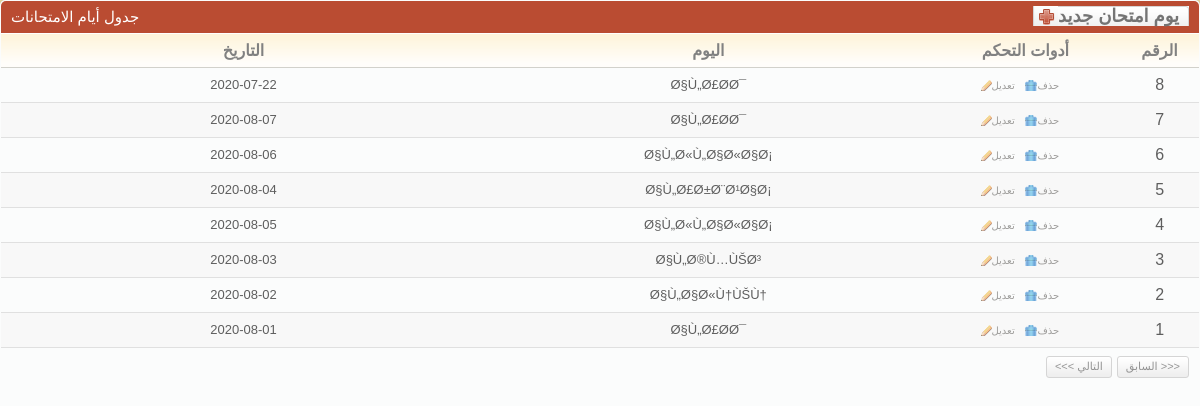
The page /desgin/cp/showExam_Schedule_Days.php on the database its author committed.
### tables this page shows
CREATE TABLE `exam_schedule_days` (
  `id` int(11) NOT NULL,
  `the_day` text NOT NULL,
  `the_date` date NOT NULL
);

### database/Connection.php (called while the page is built, shortened)
<?php
$pagging_count = 15;
?>

### database/exam_schedule_days/Exam_ScheduleDbase.php (called while the page is built, shortened)
<?php
class Exam_ScheduleDbase
{
	function  getCountExam_Schedule_Days()
	{
		$query = "select count(id) as lolo from exam_schedule_days order by id";
		$result= mysql_query($query);
		$row   = mysql_fetch_array($result);
		return $row["lolo"];
	}
	function getExam_Schedule_Days( $offset , $row_count)
	{
		$products = array();
		$query       = "select * from exam_schedule_days order by id desc LIMIT ".$row_count." OFFSET ".$offset;
		$result      = mysql_query($query);
		$num_results = mysql_num_rows($result);
		for($i = 0; $i < $num_results; $i++){
			$product = new Exam_Schedule_Days();
			$row     = mysql_fetch_array($result);
			$product->id = $row["id"];
			$product->the_day = $row["the_day"];
			$product->the_date = $row["the_date"];
			$products[$i] = $product;
		}
		return $products;
	}
}
?>

### desgin/cp/showExam_Schedule_Days.php (the view, shortened to what this page needs)
<link rel="stylesheet" href="css/style.css" type="text/css" media="all" />
<?
extract($_REQUEST);
include("../../database/Connection.php");
include("../../database/exam_schedule_days/Exam_ScheduleDbase.php");
$db = new Exam_ScheduleDbase();
if($offset == "")
{
	$offset = 0;
}
if($row_count == "")
{
	$row_count = $pagging_count;
}
$all_rows_count = $db->getCountExam_Schedule_Days();
$products       = $db->getExam_Schedule_Days($offset,$row_count);
?>
<div class="box">
	<div class="box-head">
		<h2 class="left">
			جدول أيام الامتحانات
		</h2>
		<h2 class="right">
			<a href="#" name="aa3" id="aa3" class="add-button">
				<span>
					يوم امتحان جديد
				</span>
			</a>
		</h2>
	</div>
	<div class="table">
		<?
		if(count($products) != 0)
		{
			?>
			<table width="100%" border="0" cellspacing="0" cellpadding="0">
				<tr>
					<th width="390">
						التاريخ
					</th>
					<th width="357">
						اليوم
					</th>
					<th width="150">
						أدوات التحكم
					</th>
					<th width="60">
						الرقم
					</th>
				</tr>
				<?
				for($a1 = 0;$a1 < count($products);$a1++)
				{
					$products_one = $products[$a1];
					?>
					<tr <? echo (( $a1 % 2 ) ? "class='odd'" : "" ); ?> >
						<td align="center">
							<h3>
								<? echo $products_one->the_date; ?>
							</h3>
						</td>
						<td align="center">
							<h3>
								<? echo $products_one->the_day; ?>
							</h3>
						</td>
						<td align="center">
							<a href="#" val="<? echo $products_one->id; ?>"  key="deleteExam_Schedule_Days.php" onclick="call_click(this);" class="ico del">
								حذف
							</a>
							<a href="#" val="<? echo $products_one->id; ?>" key="updateExam_Schedule_Days.php" onclick="call_click(this);" class="ico edit">
								تعديل
							</a>
						</td>
						<td align="center">
							<? echo ($all_rows_count - $offset - $a1); ?>
						</td>
					</tr>
					<?
				}
				?>
			</table>
			<div class="pagging">
				<div class="right">
					<a id="perv_" href="#">
						<<< التالي
					</a>
					<a id="next_" href="#">
						السابق >>>
					</a>
				</div>
			</div>
			<?
		}
		?>
	</div>
</div>

### desgin/cp/css/style.css (style rules this page uses)
* { padding: 0; margin: 0; outline: 0; }
a { color: #ba4c32; text-decoration: underline; cursor: pointer; }
.left, .alignleft { float: left; display: inline; }
.right, .alignright { float: right; display: inline; }
h2 { font-size: 15px; font-weight: normal; }
h3 { font-size: 13px; line-height: 14px; font-weight: normal; }
.table th { background: #fffdfa url(images/th.gif) repeat-x 0 0; color: #818181; text-align: center; padding: 7px 2px; border-bottom: solid 1px #d2d1cb; }
.table td { background: #fbfcfc; border-bottom: solid 1px #e0e0e0; padding: 8px 2px; }
.table tr.odd td { background: #f8f8f8; }
.box { background: #fbfcfc; height: 100%; padding: 1px; margin-bottom: 20px; }
.box-head { background: #ba4c32; height: 32px; color: #fff; padding: 0 10px; line-height: 32px; white-space: nowrap; border-bottom: solid 1px #fff; }
.box-head .right { padding-top: 5px; line-height: 13px; }
.pagging { height: 20px; padding: 8px 10px; line-height: 19px; color: #949494; }
.pagging a { background: url(images/pagging.gif) repeat-x 0 0; height: 20px; float: left; padding: 0 8px; border: solid 1px #d5d5d5; text-decoration: none; color: #949494; margin-left: 5px; }
a.ico { color: #9d9c9a; font-size: 10px; text-decoration: none; padding: 0 10px 0 10px; background-repeat: no-repeat; background-position: 0 0; }
a.del { background-image: url(images/del.gif); }
a.edit { background-image: url(images/edit.gif); }
.add-button, .add-button span { float: right; height: 20px; background: url(images/add-button.gif) no-repeat 0 0; background-position: left center; padding: 0 0 0 25px; }
.add-button span { background-position: right 0; padding: 0 10px 0 0; }
.add-button { font-weight: bold; font-size: 18px; color: #747474; text-decoration: none; line-height: 20px; }
.box { -moz-border-radius: 5px; -webkit-border-radius: 5px; -moz-box-shadow: 0 0 6px #978f6c; -webkit-box-shadow: 0 0 6px #978f6c; }
.box-head { -moz-border-radius-topleft: 5px; -moz-border-radius-topright: 5px; -webkit-border-top-left-radius: 5px; -webkit-border-top-right-radius: 5px; }
.small-field, .button, .pagging a { -moz-border-radius: 3px; -webkit-border-radius: 3px; }

### rows shown on the page
exam_schedule_days: the_date "2020-07-22", the_day "Ø§Ù„Ø£Ø­Ø¯", a1 "8"
exam_schedule_days: the_date "2020-08-07", the_day "Ø§Ù„Ø£Ø­Ø¯", a1 "7"
exam_schedule_days: the_date "2020-08-06", the_day "Ø§Ù„Ø«Ù„Ø§Ø«Ø§Ø¡", a1 "6"
exam_schedule_days: the_date "2020-08-04", the_day "Ø§Ù„Ø£Ø±Ø¨Ø¹Ø§Ø¡", a1 "5"
exam_schedule_days: the_date "2020-08-05", the_day "Ø§Ù„Ø«Ù„Ø§Ø«Ø§Ø¡", a1 "4"
exam_schedule_days: the_date "2020-08-03", the_day "Ø§Ù„Ø®Ù…ÙŠØ³", a1 "3"
exam_schedule_days: the_date "2020-08-02", the_day "Ø§Ù„Ø§Ø«Ù†ÙŠÙ†", a1 "2"
exam_schedule_days: the_date "2020-08-01", the_day "Ø§Ù„Ø£Ø­Ø¯", a1 "1"
